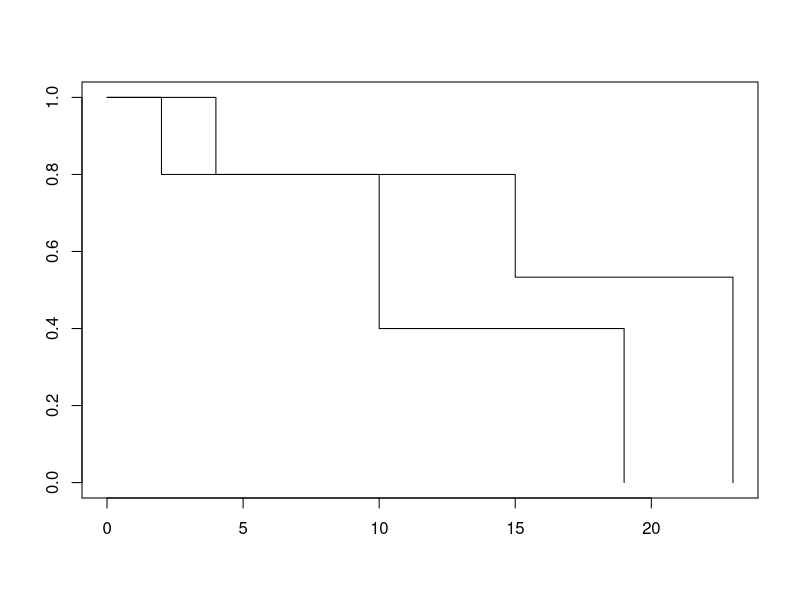

Here is the R script that generated this plot: (Note: this script raises an error after producing the figure.)
## ---- chunk 1
knitr::opts_chunk$set(echo = TRUE)
library(tidyverse)
library(survival)
library(KMsurv)
library(survminer)
## ---- chunk 2
# creating data frame...
surv_data = 
  tibble (
    time = c(4, 12, 15, 21, 23, 2, 6, 8, 10, 19),
    delta = c(1, 0, 1, 0, 1, 1, 0, 0, 1, 1), #0:censored, 1:event
    group = c(1, 1, 1, 1, 1, 2, 2, 2, 2, 2)
  )

#log rank test
survdiff(Surv(time,delta)~group, data=surv_data)

#plotting
plot(survfit(Surv(time,delta)~group, data = surv_data)) 
ggsurvplot( survfit(Surv(time, delta) ~ group, data = surv_data), conf.int=TRUE)
## ---- chunk 3
data("kidtran")
kidtran_data = kidtran %>% 
  mutate(
    gender = as.factor(gender),
    race = as.factor(race)
  )

# levels(kidtran_data$gender)  #1:Male, 2:Female
# levels(kidtran_data$race)    #1:white, 2: black

# Surv(kidtran_data$time, kidtran_data$delta,type='right')

#survfit(Surv(time, delta) ~ gender + race, data = kidtran_data)

ggsurvplot(survfit(Surv(time, delta) ~ gender + race, data = kidtran_data), conf.int=FALSE)

# male model
male_surv = survdiff(Surv(time, delta)~ gender + race, data = kidtran_data, subset = (gender == 1))
male_surv
#female model
female_surv = survdiff(Surv(time, delta)~ gender + race, data = kidtran_data, subset = (gender == 2))
female_surv

#male plot
ggsurvplot(survfit(Surv(time, delta) ~ race+gender, data = kidtran_data, subset = (gender == 1) ), conf.int=FALSE)
#female plot
ggsurvplot(survfit(Surv(time, delta) ~ race+gender, data = kidtran_data, subset = (gender == 2) ), conf.int=FALSE)
